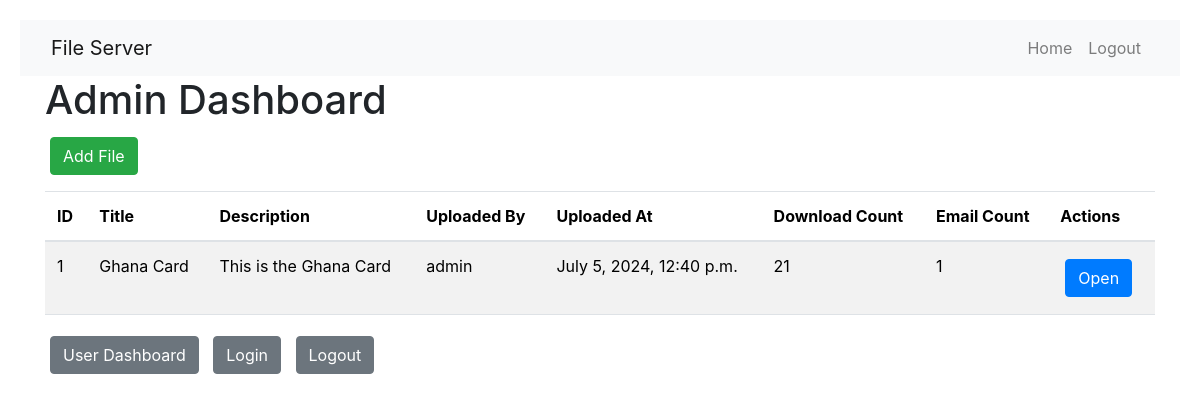
The app's page /admin-dashboard/ (signed in) with its own data.
### backend/models.py (models this page shows, shortened)
class Document(models.Model):
    title = models.CharField(max_length=100)
    description = models.TextField()
    file = models.FileField(upload_to="uploads/")
    uploaded_at = models.DateTimeField(auto_now_add=True)
    uploaded_by = models.ForeignKey(settings.AUTH_USER_MODEL, on_delete=models.CASCADE)
    download_count = models.PositiveIntegerField(default=0)
    email_count = models.PositiveIntegerField(default=0)

class CustomUser(AbstractUser):
    email = models.EmailField(unique=True)

### backend/views.py (the view)
# urls.py: path("admin-dashboard/", admin_dashboard, name="admin_dashboard"),
@login_required(login_url="login")
def admin_dashboard(request):
    if not request.user.is_superuser:
        return redirect("userDashboard")
    documents = Document.objects.all()
    download_logs = DownloadLog.objects.all()
    email_logs = EmailLog.objects.all()
    return render(
        request,
        "adminDashboard.html",
        {
            "documents": documents,
            "download_logs": download_logs,
            "email_logs": email_logs,
        },
    )

### backend/templates/adminDashboard.html (shortened to what this page needs)
{% extends 'base.html' %}
{% block content %}
<h1>Admin Dashboard</h1>
<a href="{% url 'add_file' %}" class="btn btn-success mb-3">Add File</a>
<table class="table table-striped">
    <thead>
        <tr>
            <th>ID</th>
            <th>Title</th>
            <th>Description</th>
            <th>Uploaded By</th>
            <th>Uploaded At</th>
            <th>Download Count</th>
            <th>Email Count</th>
            <th>Actions</th>
        </tr>
    </thead>
    <tbody>
        {% for document in documents %}
        <tr>
            <td>{{ document.id }}</td>
            <td>{{ document.title }}</td>
            <td>{{ document.description }}</td>
            <td>{{ document.uploaded_by.username }}</td>
            <td>{{ document.uploaded_at }}</td>
            <td>{{ document.download_count }}</td>
            <td>{{ document.email_count }}</td>
            <td>
                <button type="button" class="btn btn-primary" data-toggle="modal"
                    data-target="#fileModal{{ document.id }}">
                    Open
                </button>
            </td>
        </tr>
        {% endfor %}
    </tbody>
</table>
<div class="mb-3">
    <a href="{% url 'userDashboard' %}" class="btn btn-secondary">User Dashboard</a>
    <a href="{% url 'login' %}" class="btn btn-secondary">Login</a>
    <a href="{% url 'logout' %}" class="btn btn-secondary">Logout</a>
</div>
{% endblock %}

### backend/static/css/userdashboard.css (style rules this page uses)
.btn { padding: 10px 20px; margin: 5px; border: none; cursor: pointer; }

### backend/static/css/admindashboard.css (style rules this page uses)
body { padding: 20px; }

### records on screen
Document: id "1", title "Ghana Card", description "This is the Ghana Card", uploaded_by.username "admin", uploaded_at "July 5, 2024, 12:40 p.m.", download_count "21", email_count "1"
